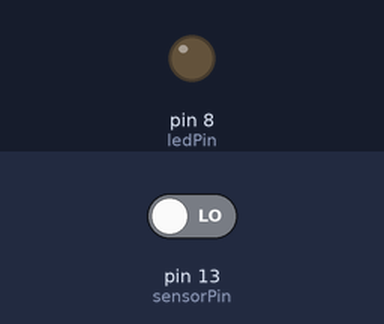
A sketch run on a simulated Arduino Uno, built with avr-gcc and run on an emulated ATmega328P. Shown: output pins drawn as LEDs (lit = HIGH). The inputs (shaded band) are chosen by the test bench; at power-on: pin 13 (sensorPin) LOW.

Above: at 1.2 s.
1.3 s: pin 13 (sensorPin) driven HIGH
At 1.6 s:
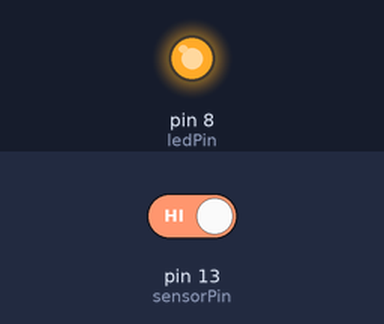
Timing chart, 0 to 4.3 s (numbered marks = the images above; inputs shaded):
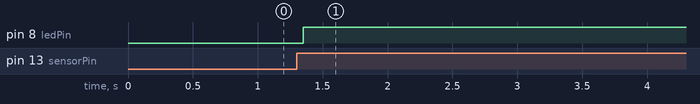

Measured:
- after the input at 1.3 s, pin 8 (ledPin): LOW → HIGH after 0.05 s

The sketch:

clap.ino
```cpp
const int ledPin = 8;        // Pin do LED
const int sensorPin = 13;     // Pin do sensor de som
int sensorValue = 0;         // Valor lido do sensor
bool ledState = false;       // Estado atual do LED

void setup() {
  pinMode(ledPin, OUTPUT);   // Define o pino do LED como saída
  pinMode(sensorPin, INPUT); // Define o pino do sensor como entrada
  digitalWrite(ledPin, LOW); // Inicializa o LED como desligado
}

void loop() {
  sensorValue = digitalRead(sensorPin); // Lê o valor do sensor de som

  if (sensorValue == HIGH) {            // Verifica se o som foi detectado (uma palma)
    delay(50);                          // Debounce para evitar leituras múltiplas
    if (digitalRead(sensorPin) == HIGH) { // Verifica novamente para confirmar a palma
      ledState = !ledState;             // Alterna o estado do LED
      digitalWrite(ledPin, ledState);   // Atualiza o LED de acordo com o novo estado
      while (digitalRead(sensorPin) == HIGH) {
        // Espera o som terminar para evitar múltiplas detecções
      }
    }
  }
}
```
